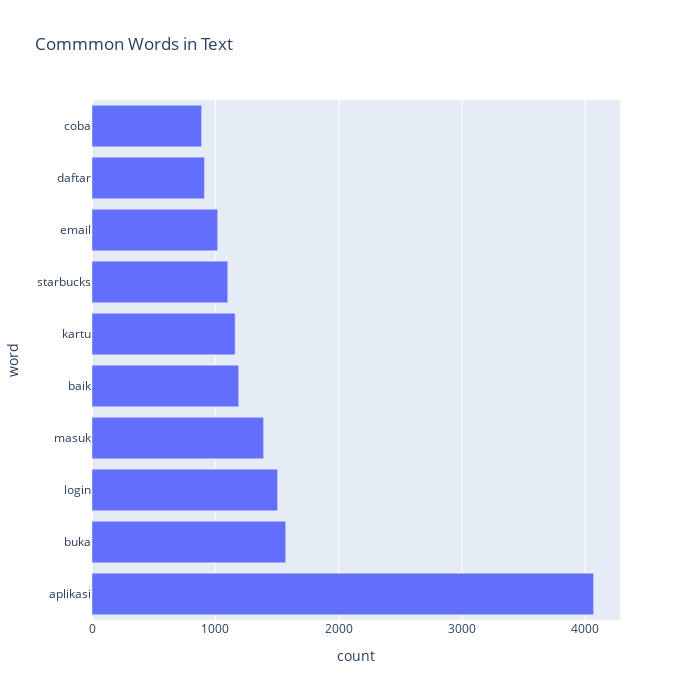

Notebook source saved alongside this figure:
### Code cell
px.bar(temp, x="count", y="word", title='Commmon Words in Text', orientation='h', 
             width=700, height=700)

### Figure 1 — Plotly figure (JSON) as saved in the notebook; plotly's stock layout.template omitted (floating-point values rounded to 4 significant figures)
{"data": [{"alignmentgroup": "True", "hovertemplate": "count=%{x}<br>word=%{y}<extra></extra>", "legendgroup": "", "marker": {"color": "#636efa", "pattern": {"shape": ""}}, "name": "", "offsetgroup": "", "orientation": "h", "showlegend": false, "textposition": "auto", "type": "bar", "x": [4068, 1571, 1505, 1392, 1190, 1161, 1101, 1019, 912, 889], "xaxis": "x", "y": ["aplikasi", "buka", "login", "masuk", "baik", "kartu", "starbucks", "email", "daftar", "coba"], "yaxis": "y"}], "layout": {"barmode": "relative", "height": 700, "legend": {"tracegroupgap": 0}, "title": {"text": "Commmon Words in Text"}, "width": 700, "xaxis": {"anchor": "y", "domain": [0, 1], "title": {"text": "count"}}, "yaxis": {"anchor": "x", "domain": [0, 1], "title": {"text": "word"}}}}
